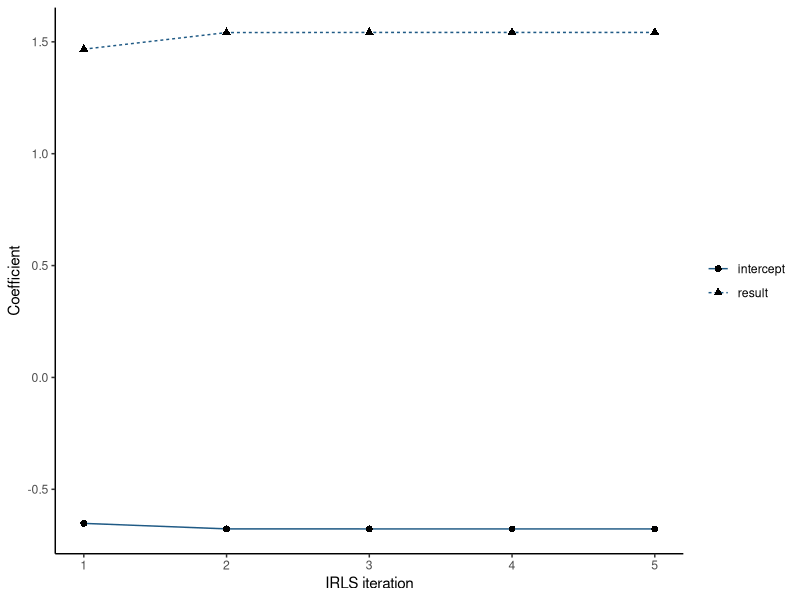

R code for this plot:
## ---- chunk 1
#| label: irls-data
#| echo: true
st <- read.csv("data/supertelicity/supertelicity-cloze.csv")
st$verb_type <- factor(st$verb_type, levels = c("manner", "result"))
y <- st$prep_in
X <- model.matrix(~ verb_type, st)
glm_fit <- glm(prep_in ~ verb_type, family = binomial(), data = st)
## ---- chunk 2
#| label: run-irls
#| echo: true
beta <- rep(0, ncol(X))
path <- data.frame()
maximum_iterations <- 50L
tolerance <- 1e-10
first_iteration <- NULL
for (iteration in seq_len(maximum_iterations)) {
  eta <- drop(X %*% beta)
  mu <- plogis(eta)
  w <- pmax(mu * (1 - mu), .Machine$double.eps)
  z <- eta + (y - mu) / w
  beta_new <- solve(crossprod(X, X * w), crossprod(X, w * z))
  if (iteration == 1L) {
    first_iteration <- data.frame(
      row = seq_len(min(6L, length(y))),
      observed = y[seq_len(min(6L, length(y)))],
      eta = eta[seq_len(min(6L, length(y)))],
      probability = mu[seq_len(min(6L, length(y)))],
      weight = w[seq_len(min(6L, length(y)))],
      working_response = z[seq_len(min(6L, length(y)))]
    )
  }
  maximum_change <- max(abs(beta_new - beta))
  beta <- beta_new
  path <- rbind(path, data.frame(
    iteration = iteration, intercept = beta[[1L]], result = beta[[2L]],
    maximum_change = maximum_change,
    log_likelihood = sum(dbinom(y, 1L, plogis(drop(X %*% beta)), log = TRUE))
  ))
  if (maximum_change < tolerance) break
}
first_iteration
path
stopifnot(max(abs(beta - coef(glm_fit))) < 1e-7)
## ---- chunk 3
#| label: plot-irls-path
#| echo: true
library(ggplot2)
long <- rbind(
  data.frame(iteration = path$iteration, coefficient = "intercept",
             estimate = path$intercept),
  data.frame(iteration = path$iteration, coefficient = "result",
             estimate = path$result)
)
ggplot(long, aes(iteration, estimate, linetype = coefficient, shape = coefficient)) +
  geom_line(color = "#1F5A85") + geom_point(size = 2) +
  labs(x = "IRLS iteration", y = "Coefficient", linetype = NULL, shape = NULL) +
  theme_classic()
